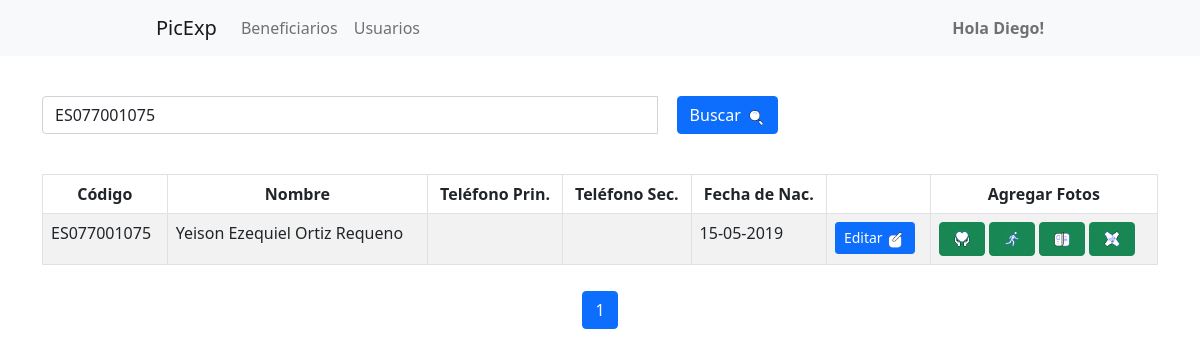
/beneficiarioadmin.php?buscar=ES077001075, run on an earlier commit of the app's database.
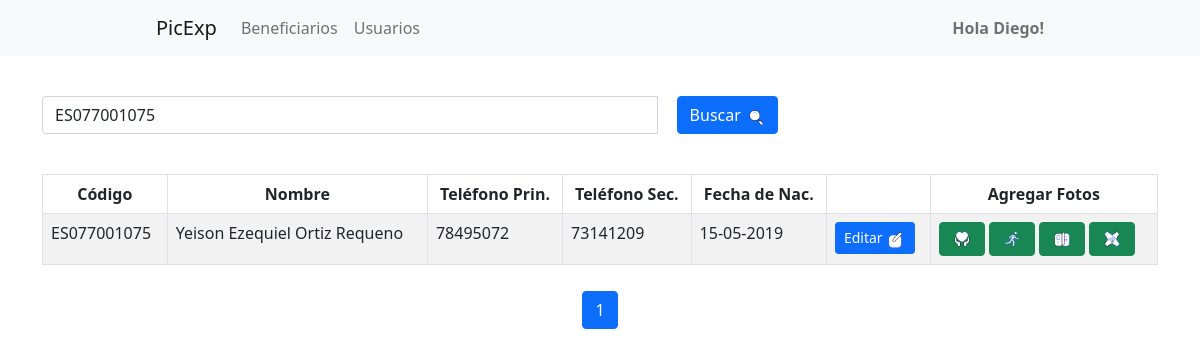
And on a later commit of the database.
### tables this page shows
CREATE TABLE `beneficiario` (
  `Codigo_ben` varchar(11) NOT NULL,
  `Nombre_ben` varchar(80) NOT NULL,
  `Apellidos_ben` varchar(80) NOT NULL,
  `Telefono1_ben` varchar(9) DEFAULT NULL,
  `Telefono2_ben` varchar(9) DEFAULT NULL,
  `Fechanac_ben` date NOT NULL,
  `Id_usu` int(11) NOT NULL
);

### beneficiarioadmin.php (the view, shortened to what the changed rows need)
<?php
include 'head.php';
include 'navbar.php';
$objeto = new Conexion();
$conexion = $objeto->Conectar();
$terminoBusqueda = isset($_GET['buscar']) ? $_GET['buscar'] : '';
$registrosPorPagina = 10;
$paginaActual = isset($_GET['pagina']) ? (int)$_GET['pagina'] : 1;
$offset = ($paginaActual - 1) * $registrosPorPagina;
$consulta = "SELECT Codigo_ben, Nombre_ben, Apellidos_ben, Telefono1_ben, Telefono2_ben, DATE_FORMAT(Fechanac_ben, '%d-%m-%Y') AS Fechanac_ben_for
             FROM beneficiario
             WHERE (Codigo_ben LIKE :termino OR Nombre_ben LIKE :termino)
             LIMIT :offset, :registros";
$resultado = $conexion->prepare($consulta);
$resultado->bindValue(':termino', "%$terminoBusqueda%", PDO::PARAM_STR);
$resultado->bindValue(':offset', $offset, PDO::PARAM_INT);
$resultado->bindValue(':registros', $registrosPorPagina, PDO::PARAM_INT);
$resultado->execute();
$data = $resultado->fetchAll(PDO::FETCH_ASSOC);
?>
<br>
<br>
<div class="container">
    <div class="row">
        <div class="col-lg-12">
            <div class="table-responsive">
                <table id="tablaPersonas" class="table table-striped table-bordered table-condensed" style="width:100%">
                    <thead class="text-center">
                        <tr>
                            <th>Código</th>
                            <th>Nombre</th>
                            <th>Teléfono Prin.</th>
                            <th>Teléfono Sec.</th>
                            <th>Fecha de Nac.</th>
                            <th></th>
                            <th>Agregar Fotos</th>
                        </tr>
                    </thead>
                    <tbody>
                        <?php foreach ($data as $dat) { ?>
                            <tr>
                                <td><?php echo $dat['Codigo_ben'] ?></td>
                                <td><?php echo $dat['Nombre_ben'] . " " . $dat['Apellidos_ben']; ?></td>
                                <td><?php echo $dat['Telefono1_ben'] ?></td>
                                <td><?php echo $dat['Telefono2_ben'] ?></td>
                                <td><?php echo $dat['Fechanac_ben_for'] ?></td>
                                <td>
                                    <button id="Modificar" type="button" class="btn btn-primary btn-sm" data-bs-toggle="modal" data-bs-target="#exampleModal" data-codigo="<?php echo $dat['Codigo_ben']; ?>">Editar
                                        <img src="icons/modificar.gif" alt="modificar" width="20" height="20">
                                    </button>
                                </td>
                                <td>
                                    <button id="espiritual" type="button" data-bs-toggle="tooltip" data-bs-placement="top" title="Espiritual" class="btn btn-success agregar-foto" data-codigo="<?php echo $dat['Codigo_ben']; ?>" data-area=1>
                                        <img src="icons/espiritual.gif" alt="Espiritual" width="20" height="20">
                                    </button>
                                    <button id="fisica" type="button" data-bs-toggle="tooltip" data-bs-placement="top" title="Física" class="btn btn-success agregar-foto" data-codigo="<?php echo $dat['Codigo_ben']; ?>" data-area=3>
                                        <img src="icons/fisica.gif" alt="Física" width="20" height="20">
                                    </button>
                                    <button id="cognitiva" type="button" data-bs-toggle="tooltip" data-bs-placement="top" title="Cognitiva" class="btn btn-success agregar-foto" data-codigo="<?php echo $dat['Codigo_ben']; ?>" data-area=2>
                                        <img src="icons/cognitiva.gif" alt="Cognitiva" width="20" height="20">
                                    </button>
                                    <button id="socioemocional" type="button" data-bs-toggle="tooltip" data-bs-placement="top" title="Socioemocional" class="btn btn-success agregar-foto" data-codigo="<?php echo $dat['Codigo_ben']; ?>" data-area=4>
                                        <img src="icons/socioemocional.gif" alt="Socioemocional" width="20" height="20">
                                    </button>
                                </td>
                            </tr>
                        <?php } ?>
                    </tbody>
                </table>
            </div>
        </div>
    </div>
</div>
<?php include 'footer.php'; ?>

What changed in the data, as far as the page shows it:
changed beneficiario "ES077001075": Telefono1_ben (not shown) → "78495072"; Telefono2_ben (not shown) → "73141209"
